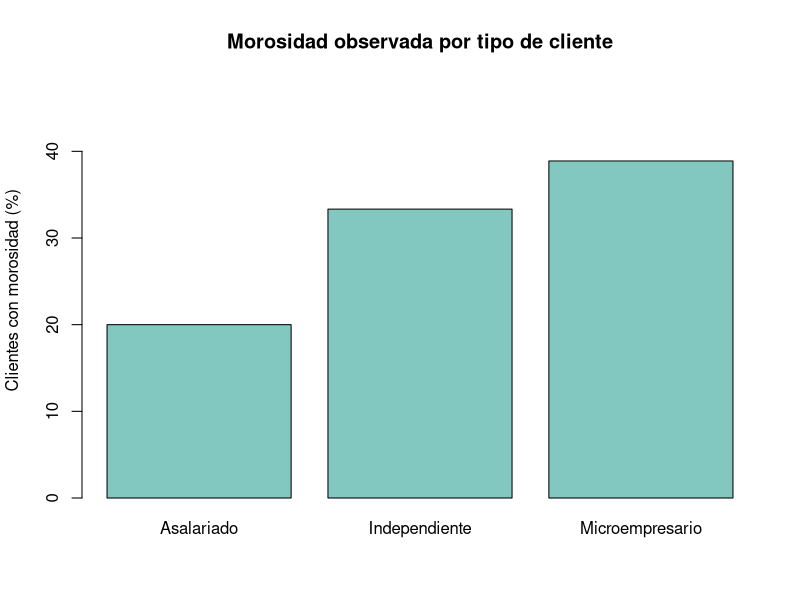

Write R code to recreate this figure.
# Proyecto 08 | Chi-cuadrado de independencia
# Quiero revisar si el tipo de cliente se relaciona con la morosidad.
# Datos originales de la práctica. Todo está hecho en R base.

# 1. Organizo los datos: columnas = no moroso y moroso
tabla <- matrix(c(120, 30,
                  80, 40,
                  55, 35),
                nrow = 3, byrow = TRUE)
rownames(tabla) <- c("Asalariado", "Independiente", "Microempresario")
colnames(tabla) <- c("No moroso", "Moroso")
print(tabla)

# 2. Calculo el porcentaje de morosidad en cada grupo
tasa_morosidad <- tabla[, "Moroso"] / rowSums(tabla) * 100
print(round(tasa_morosidad, 2))

# 3. H0: las dos variables son independientes.
#    H1: existe asociación entre el tipo de cliente y la morosidad.
prueba <- chisq.test(tabla, correct = FALSE)
print(prueba)
cat("\nFrecuencias esperadas:\n")
print(round(prueba$expected, 2))

# 4. La intensidad de la asociación se puede resumir con V de Cramér
n <- sum(tabla)
v_cramer <- sqrt(as.numeric(prueba$statistic) / (n * min(nrow(tabla)-1, ncol(tabla)-1)))
cat("\nV de Cramér:", round(v_cramer, 3), "\n")

if (prueba$p.value < 0.05) {
  cat("Hay evidencia de asociación entre las variables.\n")
} else {
  cat("No hay evidencia suficiente de asociación.\n")
}

# 5. Gráfico de tasas de morosidad por tipo de cliente
if (!dir.exists("figuras")) dir.create("figuras")
png("figuras/tasa-morosidad.png", width = 1000, height = 650, res = 140)
barplot(tasa_morosidad, col = "#83C8C0", ylim = c(0, 48),
        main = "Morosidad observada por tipo de cliente",
        ylab = "Clientes con morosidad (%)")
dev.off()

# Encontrar una asociación no significa demostrar causalidad.
